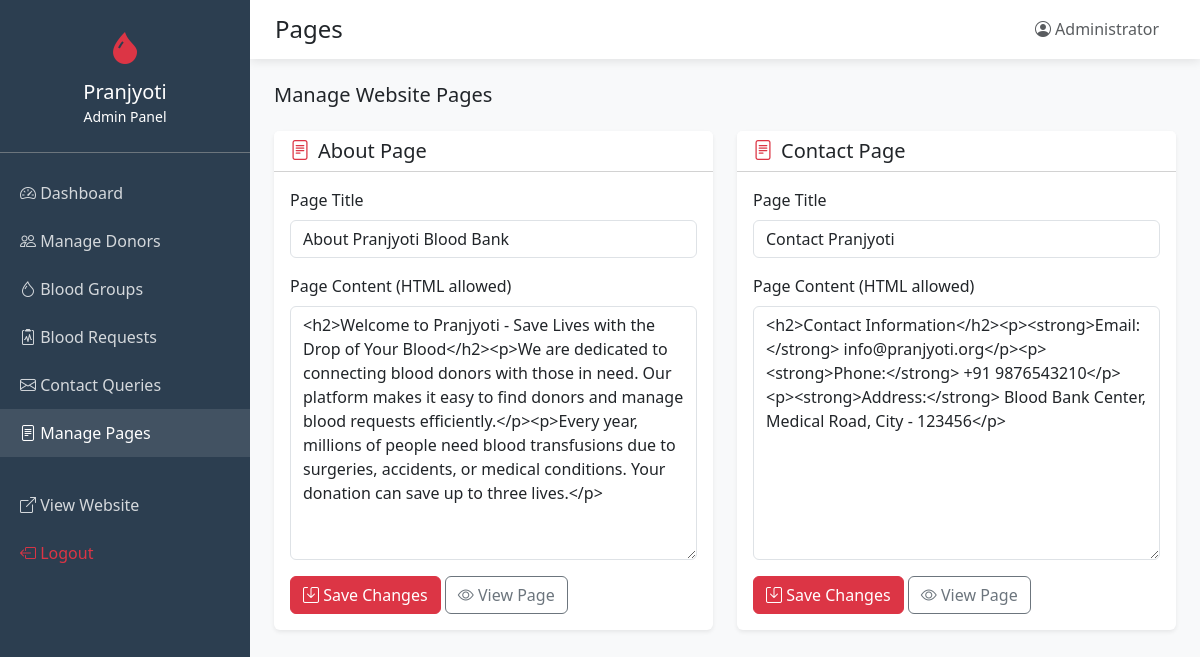
Screenshot of /admin/pages.php (signed in) with the database file from the repository.
### tables this page shows
CREATE TABLE IF NOT EXISTS pages (
    id INT AUTO_INCREMENT PRIMARY KEY,
    page_name VARCHAR(50) UNIQUE NOT NULL,
    page_title VARCHAR(200),
    page_content TEXT,
    updated_at TIMESTAMP DEFAULT CURRENT_TIMESTAMP ON UPDATE CURRENT_TIMESTAMP
);

### admin/pages.php (the view, shortened to what this page needs)
<?php
require_once 'header.php';
$pages = $conn->query("SELECT * FROM pages ORDER BY page_name");
$pagesData = [];
while ($page = $pages->fetch_assoc()) {
    $pagesData[$page['page_name']] = $page;
}
?>
<div class="d-flex justify-content-between align-items-center mb-4">
    <h5 class="mb-0">Manage Website Pages</h5>
</div>
<div class="row g-4">
    <?php foreach ($pagesData as $key => $page): ?>
        <div class="col-lg-6">
            <div class="card border-0 shadow-sm">
                <div class="card-header bg-white">
                    <h5 class="mb-0"><i class="bi bi-file-text text-danger me-2"></i><?php echo ucfirst($page['page_name']); ?> Page</h5>
                </div>
                <div class="card-body">
                    <form method="POST" action="">
                        <div class="mb-3">
                            <label class="form-label">Page Title</label>
                            <input type="text" name="page_title" class="form-control" value="<?php echo $page['page_title']; ?>">
                        </div>
                        <div class="mb-3">
                            <label class="form-label">Page Content (HTML allowed)</label>
                            <textarea name="page_content" class="form-control" rows="10"><?php echo $page['page_content']; ?></textarea>
                        </div>
                        <button type="submit" name="update_page" class="btn btn-danger">
                            <i class="bi bi-save"></i> Save Changes
                        </button>
                        <a href="../<?php echo $key; ?>.php" target="_blank" class="btn btn-outline-secondary">
                            <i class="bi bi-eye"></i> View Page
                        </a>
                    </form>
                </div>
            </div>
        </div>
    <?php endforeach; ?>
</div>
<?php require_once 'footer.php'; ?>

### admin/header.php (style rules this page uses)
:root { --sidebar-width: 250px; }
body { background: #f8f9fa; }

### rows the page displays
pages: page_name "About", page_title "About Pranjyoti Blood Bank", page_content "<h2>Welcome to Pranjyoti - Save Lives with the Drop of Your Blood</h2><p>We are dedicated to connecting blood donors with those in need. Our platform makes it easy to find donors and manage blood requests efficiently.</p><p>Every year, millions of people need blood transfusions due to surgeries, accidents, or medical conditions. Your donation can save up to three lives.</p>"
pages: page_name "Contact", page_title "Contact Pranjyoti", page_content "<h2>Contact Information</h2><p><strong>Email:</strong> info@pranjyoti.org</p><p><strong>Phone:</strong> +91 9876543210</p><p><strong>Address:</strong> Blood Bank Center, Medical Road, City - 123456</p>"

### other values shown
str_replace('.php', '', ucfirst($currentPage)) "Pages"
$_SESSION['admin_name'] "Administrator"
